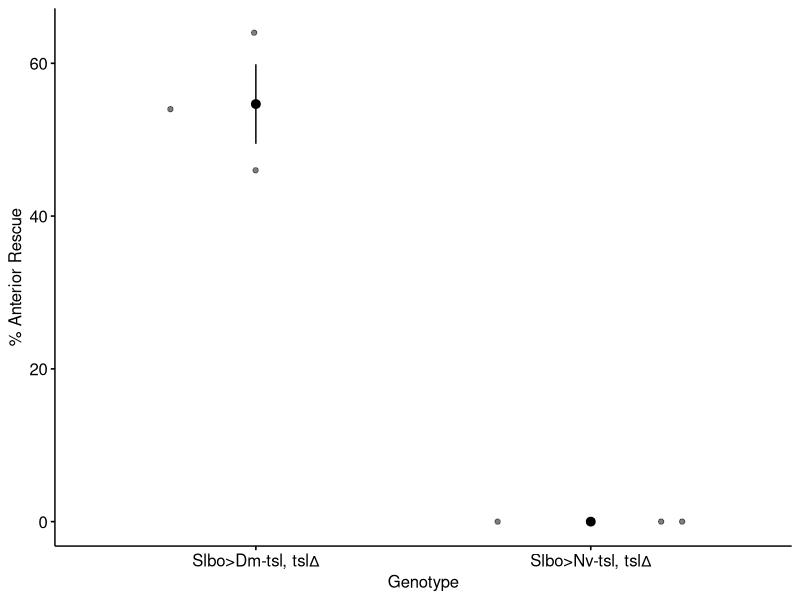
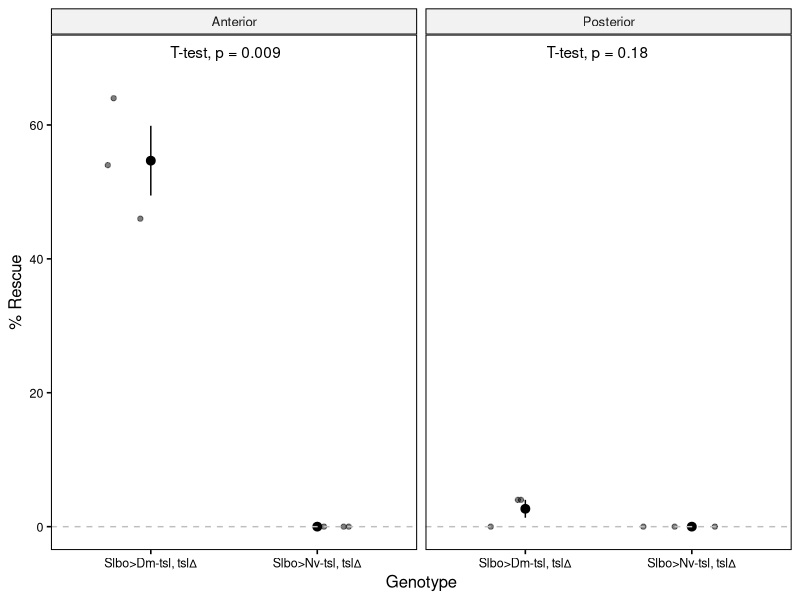
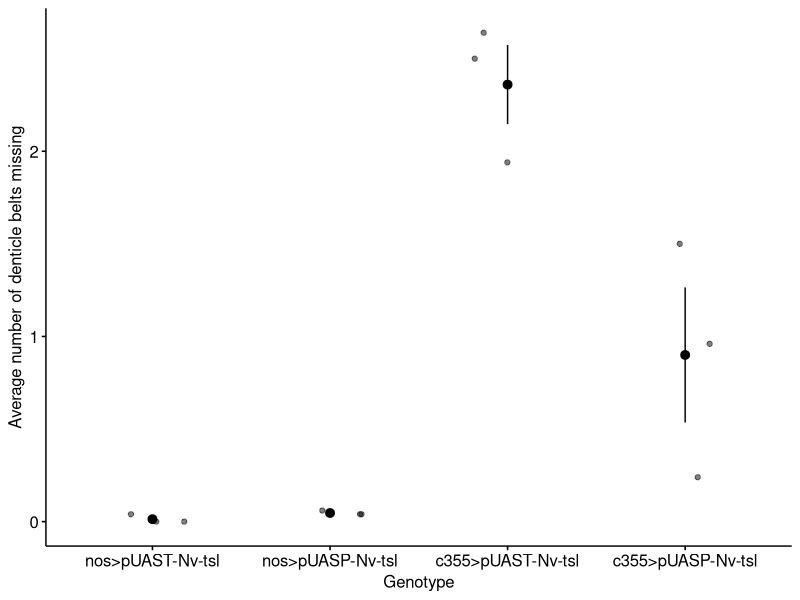
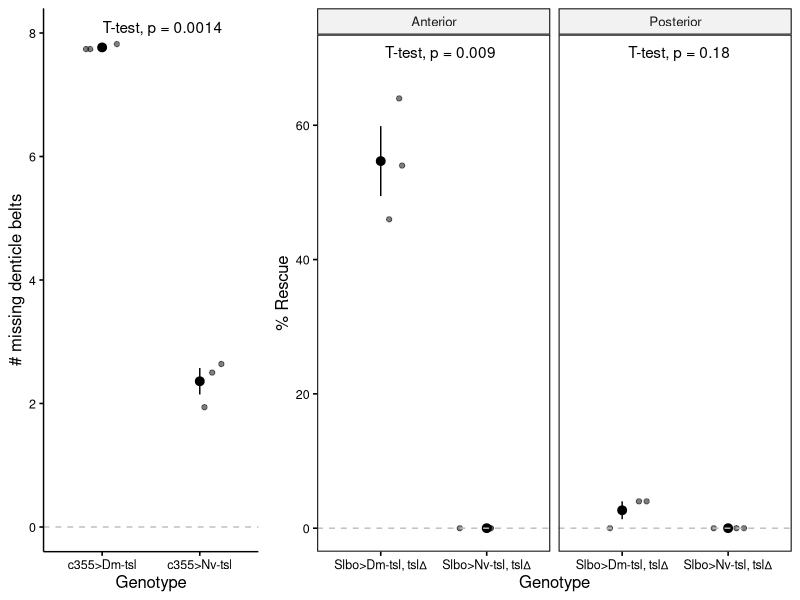
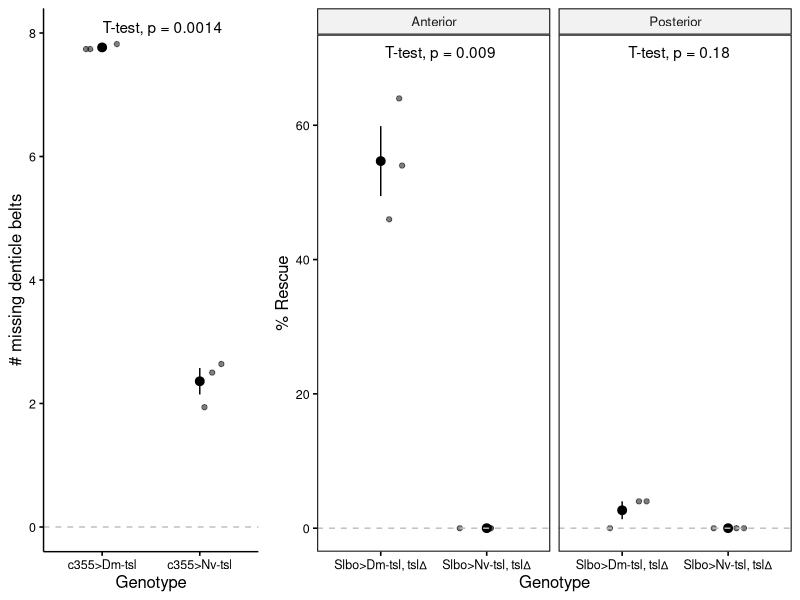

R code for these plots, in order:
#Daniel's plots
library("ggplot2")
library("ggpubr")

plt <- list(geom_jitter(width = 0.3, height = 0.0, alpha = 0.5), 
            xlab("Genotype")) 



spliced <- data.frame(trt = rep(c("c355>Dm-tsl", "c355>Nv-tsl"), each = 3), 
                      num = c(7.74, 7.82, 7.74, 
                              1.94, 2.5, 2.64)) 
                      
spliced_plot <- ggerrorplot(spliced, x= "trt", y = "num") + 
  plt + 
  ylab("# missing denticle belts") + ylim(0, 8) + 
  geom_hline(yintercept=0, linetype = "dashed", color = "grey") + 
  stat_compare_means(method = "t.test", label.x.npc = 0.25)
                     #label.y = 9) 

  spliced_plot <- ggpar(spliced_plot, font.tickslab =9)

###percent rescue

posterior_rescue <- data.frame(trt = c("Slbo>Dm-tsl, tsl∆", 
                                       "Slbo>Dm-tsl, tsl∆", 
                                       "Slbo>Dm-tsl, tsl∆", 
                                       "Slbo>Nv-tsl, tsl∆", 
                                       "Slbo>Nv-tsl, tsl∆", 
                                       "Slbo>Nv-tsl, tsl∆"), 
                               num = c(4, 4, 0, 
                                       0, 0, 0))
posterior_rescue$position <- "Posterior"


posterior_rescue_plot <- ggerrorplot(posterior_rescue, x = "trt", y = "num") + 
  plt + 
  ylab("% Posterior Rescue") + ylim(0, 70)


anterior_rescue <- data.frame(trt = c("Slbo>Dm-tsl, tsl∆", 
                                      "Slbo>Dm-tsl, tsl∆", 
                                      "Slbo>Dm-tsl, tsl∆", 
                                      "Slbo>Nv-tsl, tsl∆", 
                                      "Slbo>Nv-tsl, tsl∆", 
                                      "Slbo>Nv-tsl, tsl∆"), 
                              num = c(46, 64, 54, 
                                      0, 0, 0))
anterior_rescue$position <- "Anterior"

anterior_rescue_plot <- ggerrorplot(anterior_rescue, x = "trt", y = "num") + 
  plt + 
  ylab("% Anterior Rescue")

anterior_rescue_plot




rescue <- rbind(anterior_rescue, posterior_rescue)

rescue_plot <- ggerrorplot(rescue, x = "trt", y = "num", facet.by="position") + 
  plt + 
  ylab("% Rescue") + 
  stat_compare_means(method = "t.test", label.x.npc = 0.25, 
                     label.y = 70) + 
  geom_hline(yintercept=0, linetype = "dashed", color = "grey")
rescue_plot <- ggpar(rescue_plot, font.tickslab =9, ylim = c(0, 70))

rescue_plot


uasp_vs_uast <- data.frame(trt = rep(c("nos>pUAST-Nv-tsl", "nos>pUASP-Nv-tsl", 
                                       "c355>pUAST-Nv-tsl", "c355>pUASP-Nv-tsl"), each = 3), 
                           num = c(0.04, 0, 0, 
                                   0.04, 0.04, 0.06, 
                                   1.94, 2.5, 2.64, 
                                   0.96, 0.24, 1.5)
                           )

uasp_vs_uast_plot <- ggerrorplot(uasp_vs_uast, x = "trt", y = "num") + 
  plt + 
  ylab("Average number of denticle belts missing")
uasp_vs_uast_plot

arr <- ggarrange(spliced_plot, rescue_plot, widths = c(1, 2)) 
arr

ggsave(arr, file = "dm-plots.png", path = "../", width = 66*3, height = 66, units = "mm")
